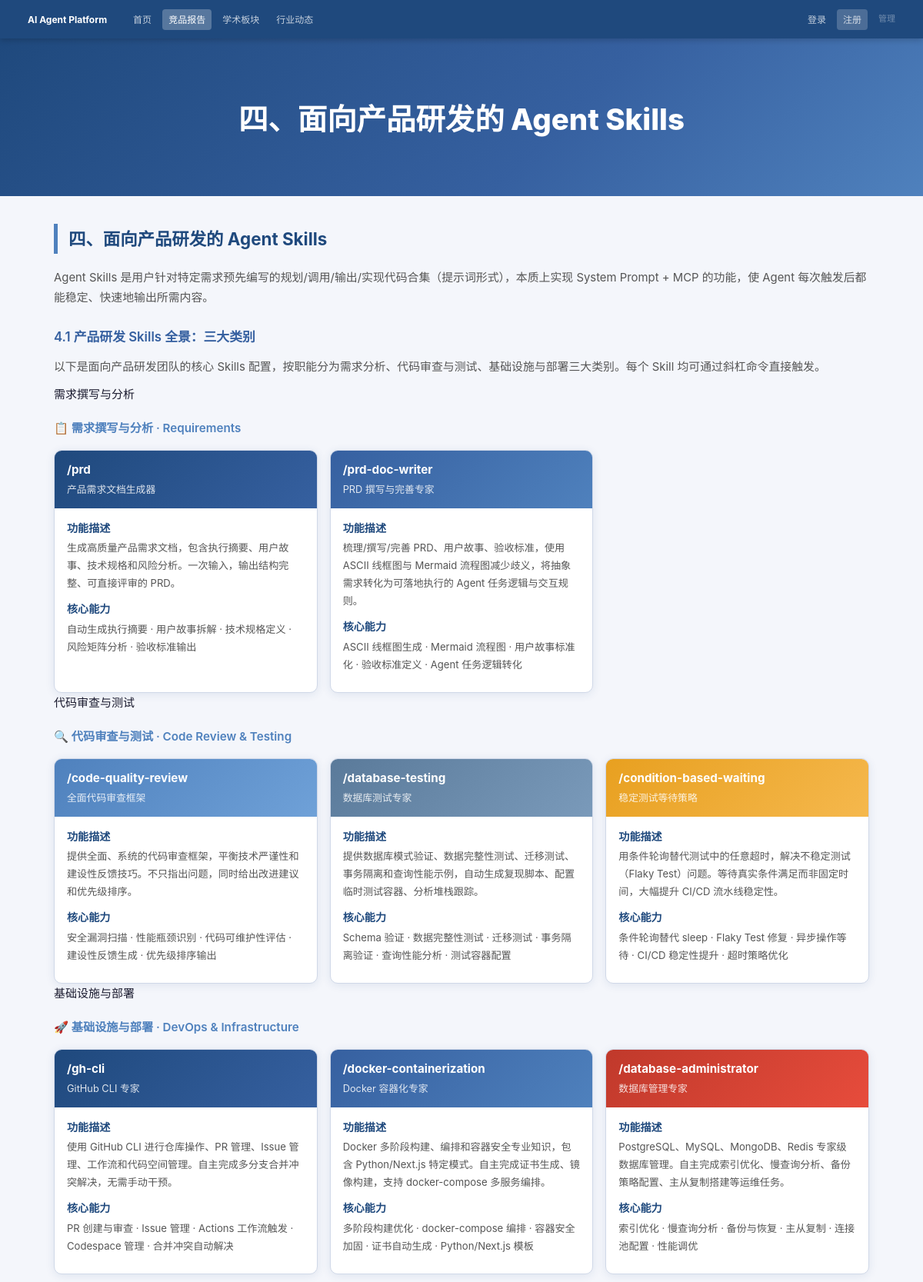
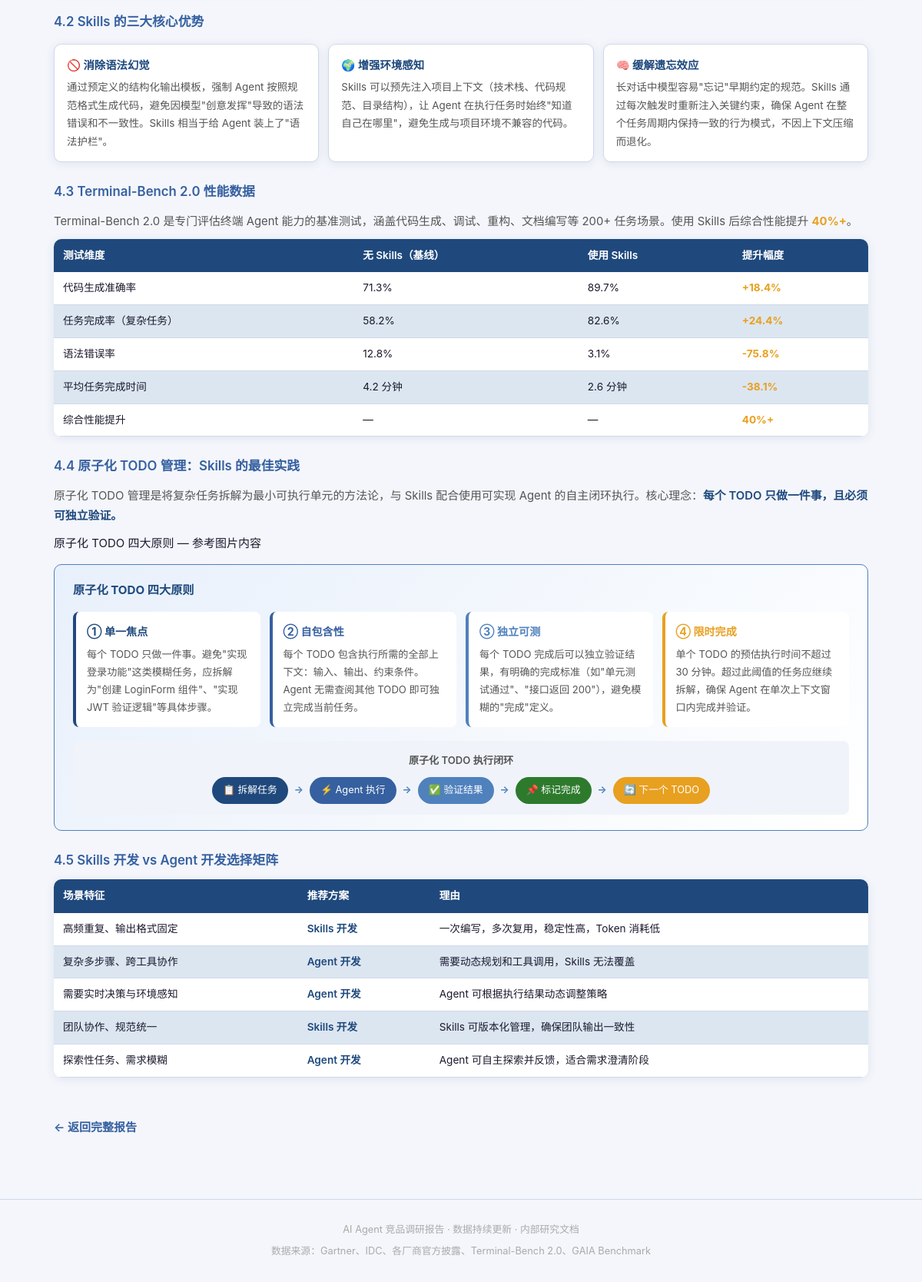
The app's page /report/skills with its own data (2 pictures, top to bottom).
### models/report.py (models this page shows)
class ReportSection(Base):
    __tablename__ = "report_sections"
    id = Column(Integer, primary_key=True, autoincrement=True)
    section_key = Column(String(50), unique=True, nullable=False, index=True)
    title = Column(String(200), nullable=False)
    content_json = Column(JSON, nullable=False, default=dict)
    sort_order = Column(Integer, nullable=False, default=0)
    updated_at = Column(DateTime, server_default=func.now(), onupdate=func.now())

### main.py (the view)
@app.get("/report/{section_key}", response_class=HTMLResponse)
async def page_report_section(section_key: str, user: User | None = Depends(current_user), db: AsyncSession = Depends(get_db)):
    result = await db.execute(select(ReportSection).where(ReportSection.section_key == section_key))
    section = result.scalar_one_or_none()
    return render("report.html", section=section, current_page="report", user=user)

### templates/report.html (shortened to what this page needs)
{% extends "base.html" %}
{% set current_page = 'report' %}
{% block hero %}
<div class="hero">
  <h1>{{ section.title }}</h1>
</div>
{% endblock %}
{% block content %}
<div class="container">
{% if section %}
<div class="section" id="{{ section.section_key }}">
  {{ section.content_json.html | safe }}
</div>
<div style="margin-top:32px;">
  <a href="/report" style="color:var(--blue-mid);text-decoration:none;font-weight:600;">&larr; 返回完整报告</a>
</div>
{% else %}
<p class="body-text">章节不存在。</p>
{% endif %}
</div>
{% endblock %}

### static/style.css (style rules this page uses)
:root { --blue-dark: #1F497D; --blue-mid: #3660A0; --blue-light: #4F81BD; --blue-pale: #DCE6F1; --accent: #E8A020; --text: #1a1a2e; --text-light: #555; --bg: #f4f6fb; --white: #fff; --border: #d0d8e8; --radius: 10px; --shadow: 0 2px 12px rgba(31,73,125,0.10); }
* { box-sizing: border-box; margin: 0; padding: 0; }
body { font-family: -apple-system,"PingFang SC","Microsoft YaHei",sans-serif; background: var(--bg); color: var(--text); line-height: 1.75; font-size: 15px; }
.hero { background: linear-gradient(135deg, var(--blue-dark) 0%, var(--blue-mid) 60%, var(--blue-light) 100%); color: #fff; text-align: center; padding: 72px 32px 56px; }
.hero h1 { font-size: 2.4rem; font-weight: 800; margin-bottom: 10px; }
.container { max-width: 1100px; margin: 0 auto; padding: 36px 20px 80px; }
.section { margin-bottom: 52px; }
.section-title { font-size: 1.4rem; font-weight: 700; color: var(--blue-dark); border-left: 5px solid var(--blue-light); padding-left: 14px; margin-bottom: 18px; }
.section-subtitle { font-size: 1.05rem; font-weight: 600; color: var(--blue-mid); margin: 24px 0 10px; }
.section-sub3 { font-size: .95rem; font-weight: 600; color: var(--blue-light); margin: 18px 0 8px; }
p.body-text { color: var(--text-light); margin-bottom: 10px; font-size: .93rem; }
.concept-grid { display: grid; grid-template-columns: repeat(auto-fill,minmax(280px,1fr)); gap: 12px; margin-top: 14px; }
.concept-card { background: var(--white); border: 1px solid var(--border); border-radius: var(--radius); padding: 14px 16px; box-shadow: var(--shadow); transition: transform .2s; }
.concept-card .term { font-weight: 700; color: var(--blue-dark); font-size: .9rem; margin-bottom: 5px; }
.concept-card .def { font-size: .84rem; color: var(--text-light); }
.camp-grid { display: grid; grid-template-columns: repeat(auto-fill,minmax(320px,1fr)); gap: 16px; margin-top: 14px; }
.camp-card { background: var(--white); border-radius: var(--radius); border: 1px solid var(--border); box-shadow: var(--shadow); overflow: hidden; }
.camp-card .camp-header { padding: 12px 16px; color: #fff; }
.camp-card .camp-header h3 { font-size: .95rem; font-weight: 700; }
.camp-card .camp-header p { font-size: .8rem; opacity: .85; margin-top: 2px; }
.camp-card .camp-body { padding: 14px 16px; }
.camp-card .tool-item { margin-bottom: 10px; }
.camp-card .tool-name { font-weight: 700; color: var(--blue-dark); font-size: .88rem; }
.camp-card .tool-desc { font-size: .82rem; color: var(--text-light); margin-top: 2px; }
.table-wrap { overflow-x: auto; margin: 10px 0 18px; border-radius: var(--radius); box-shadow: var(--shadow); }
table { width: 100%; border-collapse: collapse; background: var(--white); font-size: .85rem; }
thead tr { background: var(--blue-dark); color: #fff; }
thead th { padding: 10px 12px; text-align: left; font-weight: 600; white-space: nowrap; }
tbody tr:nth-child(even) { background: var(--blue-pale); }
tbody td { padding: 9px 12px; border-bottom: 1px solid var(--border); vertical-align: top; }
.num { color: var(--accent); font-weight: 700; }
.hl { color: var(--blue-dark); font-weight: 600; }

### records on screen
ReportSection: title "四、面向产品研发的 Agent Skills", content_json.html "四、面向产品研发的 Agent Skills Agent Skills 是用户针对特定需求预先编写的规划/调用/输出/实现代码合集（提示词形式），本质上实现 System Prompt + MCP 的功能，使 Agent 每次触发后都能稳定、快速地输出所需内容。 4.1 产品研发 Skills 全景：三大类别 以下是面向产品研发团队的核心 Skills 配置，按职能分为需求分析、代码审查与测试、基础设施与部署三大类别。每个 Skill 均可通过斜杠命令直接触发。 需求撰写与分析 📋 需求撰写与分析 · Requirements /prd 产品需求文档生成器 功能描述 生成高质量产品需求文档，包含执行摘要、用户故事、技术规格和风险分析。一次输入，输出结构完整、可直接评审的 PRD。 核心能力 自动生成执行摘要 · 用户故事拆解 · 技术规格定义 · 风险矩阵分析 · 验收标准输出 /prd-doc-writer PRD 撰写与完善专家 功能描述 梳理/撰写/完善 PRD、用户故事、验收标准，使用 ASCII 线框图与 Mermaid 流程图减少歧义，将抽象需求转化为可落地执行的 Agent 任务逻辑与交互规则。 核心能力 ASCII 线框图生成 · Mermaid 流程图 · 用户故事标准化 · 验收标准定义 · Agent 任务逻辑转化 代码审查与测试 🔍 代码审查与测试 · Code Review & Testing /code-quality-review 全面代码审查框架 功能描述…"
